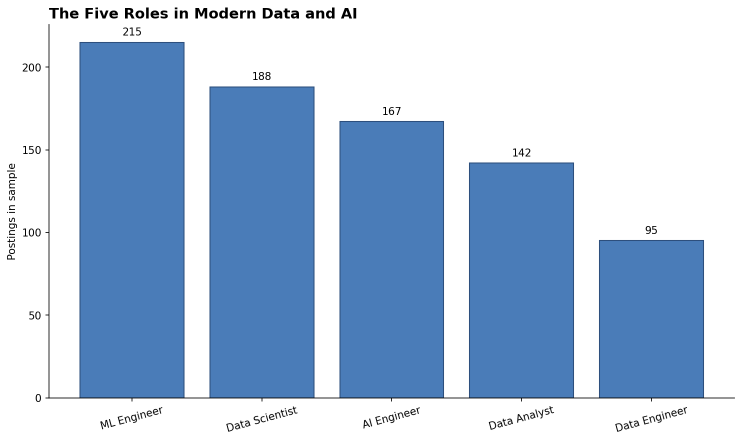
#> input picture manuscript/images/ch01__ch01_role_distribution.png, 1484 x 883 px (shown at 1/2 size)
$ python -i build_epub.py   (imports and definitions only)
#> lines starting #> are read from the running program, lines starting #| are printed output that depends on the picture
"""Build a store-ready EPUB from manuscript/ for Amazon KDP, Google Play, Apple Books, Kobo.

Usage:
    make manuscript                      # refresh manuscript/ from book/ first
    python scripts/build_epub.py         # writes dist/data-voyage.epub
    python scripts/build_epub.py --cover assets/cover-1600x2400.jpg

Leanpub builds its own PDF and EPUB from manuscript/Book.txt, so this script is
only for the other storefronts. It reads the same files in the same order, drops
the Leanpub section markers, and shrinks figures to at most 1600 px wide. The
print-resolution originals stay untouched; smaller figures keep the EPUB small,
which matters on Amazon because the 70% royalty tier charges delivery per MB.

Requires pandoc (https://pandoc.org). Validate the result with EPUBCheck:
    java -jar epubcheck.jar dist/data-voyage.epub
"""

from __future__ import annotations

import argparse
import shutil
import subprocess
import tempfile
from pathlib import Path

from PIL import Image

ROOT = Path(__file__).resolve().parent.parent
MANUSCRIPT = ROOT / "manuscript"
DIST = ROOT / "dist"
MAX_WIDTH = 1600
SECTION_MARKERS = {"{frontmatter}", "{mainmatter}", "{backmatter}"}

# E-reader stylesheet. pandoc's default scrolls wide code blocks, and most
# e-readers (Kindle included) cannot scroll inside a block, so long lines would
# be cut off. Body fonts are left to the reader's own settings.
EPUB_CSS = """
body { margin: 0 4%; line-height: 1.5; text-align: left; }
h1 { font-size: 1.6em; line-height: 1.25; margin: 0.6em 0 0.8em; page-break-before: always; }
h1.part { text-align: center; font-size: 1.9em; margin-top: 30%; }
h1.part + p { text-align: center; font-style: italic; }
h2 { font-size: 1.3em; margin: 1.4em 0 0.5em; page-break-after: avoid; }
h3 { font-size: 1.1em; margin: 1.2em 0 0.4em; page-break-after: avoid; }
h4 { font-size: 1em; margin: 1em 0 0.3em; page-break-after: avoid; }
p { margin: 0 0 0.7em; }
a { color: inherit; }
code { font-family: Menlo, Monaco, Consolas, "Courier New", monospace; font-size: 0.85em; }
pre { font-size: 0.78em; line-height: 1.35; white-space: pre-wrap; word-wrap: break-word;
      overflow-wrap: anywhere; border: 1px solid #ccc; padding: 0.5em; margin: 0.8em 0; }
pre code { font-size: 1em; white-space: pre-wrap; }
/* pandoc's highlighting styles set white-space: pre on these exact selectors
   and only switch wrapping on for print, so override them for e-readers. */
pre > code.sourceCode { white-space: pre-wrap !important; }
div.sourceCode, .sourceCode { overflow: visible !important; }
pre > code.sourceCode > span { text-indent: -2em; padding-left: 2em; }
blockquote { margin: 1em 0; padding: 0.3em 0.8em; border-left: 3px solid #e2262c; }
table { border-collapse: collapse; width: 100%; font-size: 0.8em; margin: 0.8em 0; }
th, td { border-bottom: 1px solid #ccc; padding: 0.25em 0.4em; text-align: left; vertical-align: top; }
img { max-width: 100%; height: auto; }
figure { margin: 1em 0; text-align: center; page-break-inside: avoid; }
figcaption { font-size: 0.85em; font-style: italic; }
ul, ol { margin: 0 0 0.7em; padding-left: 1.3em; }
"""

METADATA = """---
title: "Data Voyage"
subtitle: "Building Real AI Systems from Data to Deployment"
author: "Irfan Ali"
lang: en-IN
date: "2026-10-02"
rights: "Copyright © 2026 Irfan Ali. All rights reserved."
publisher: "DataCortex IQ"
subject: ["Artificial intelligence", "Machine learning", "Software engineering"]
description: >-
  Production AI engineering taught through one running project, TalentLens,
  from raw job postings to a deployed, tested, and packaged API.
identifier:
  - scheme: UUID
    text: urn:uuid:6f1c2b0e-9d7a-4c3e-8a51-2f0b7c9e4d10
---
"""


# [19 lines left out: function combined_markdown, not called in this run]


def shrink_images(src: Path, dest: Path, max_width: int = MAX_WIDTH) -> None:
    """Copy images, downscaling anything wider than *max_width*."""
    dest.mkdir(parents=True)
    for img_path in src.iterdir():
        if img_path.suffix.lower() not in {".png", ".jpg", ".jpeg"}:
            continue
        with Image.open(img_path) as im:
            if im.width > max_width:
                im = im.resize((max_width, round(im.height * max_width / im.width)), Image.LANCZOS)
            if img_path.suffix.lower() == ".png":
                # Charts use a few flat colours; a 256-colour palette is visually
                # identical and several times smaller.
                im = im.convert("RGB").quantize(colors=256, method=Image.Quantize.MEDIANCUT)
                im.save(dest / img_path.name, optimize=True)
            else:
                im.convert("RGB").save(dest / img_path.name, quality=88)


# [37 lines left out: function main, not called in this run]


# [2 lines not run here, left out]

>>> import cv2
>>> picture = cv2.imread('../manuscript/images/ch01__ch01_role_distribution.png', cv2.IMREAD_GRAYSCALE)
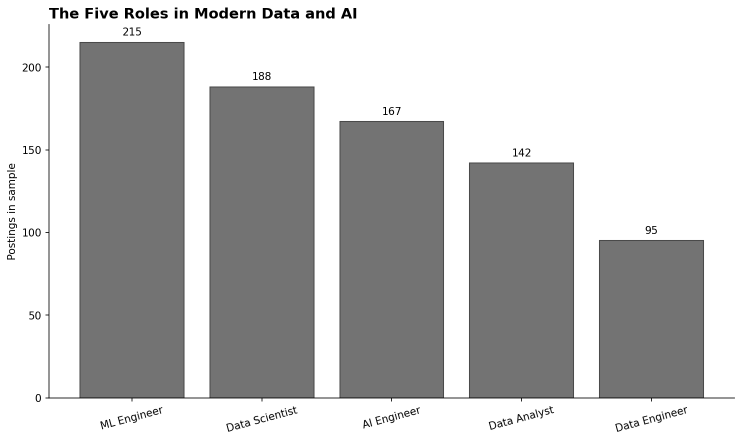
#> picture: shape (883, 1484) (shown at 1/2 size); min 0, max 255, mean 191.8
>>> result = shrink_images(picture, 'out.png')
#> (the run stopped early here; a loop or call above may not have finished)
